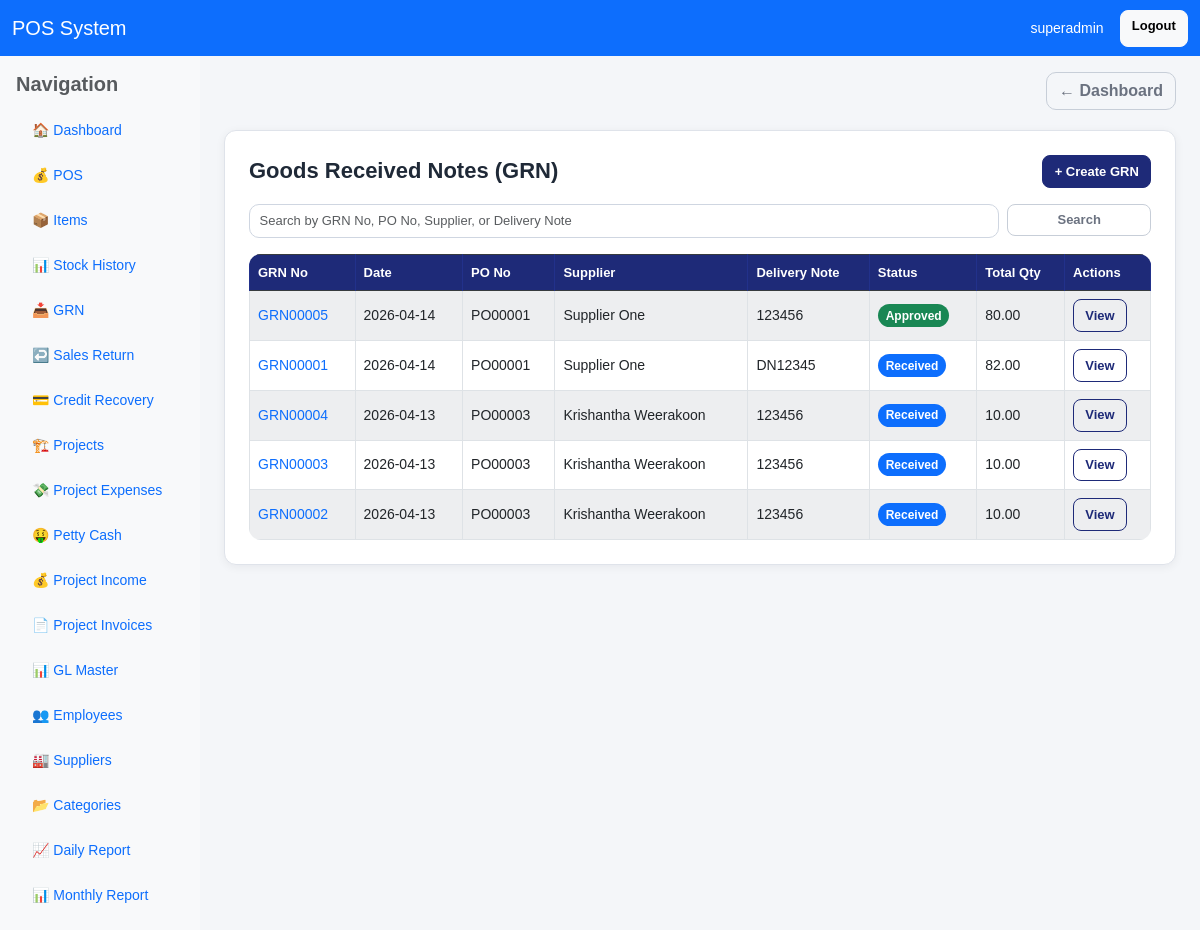
The page /grn/ (signed in) on the database as committed earlier.
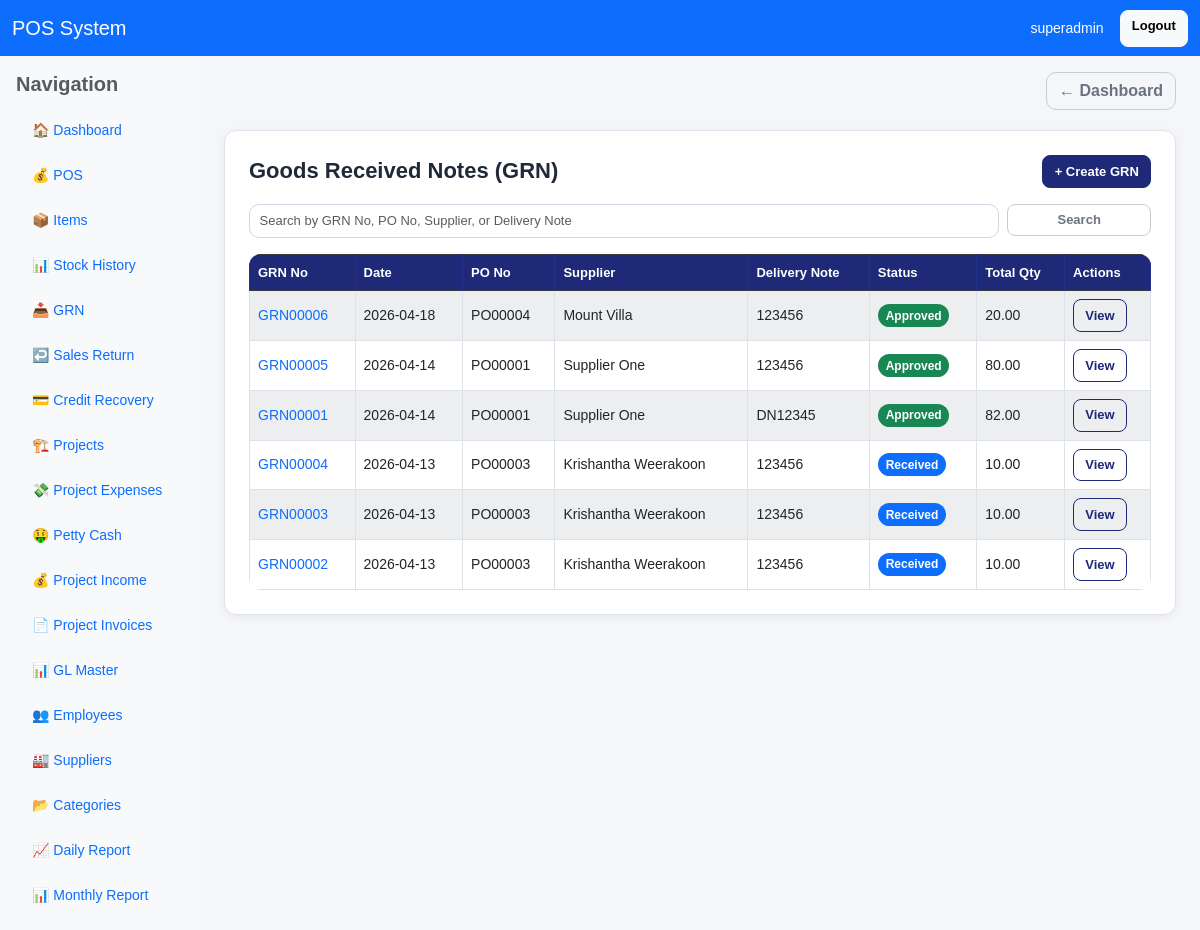
The same page on the database as committed later.
### pos/models.py (models this page shows, shortened)
class GRN(models.Model):
    STATUS_CHOICES = [
        ("draft", "Draft"),
        ("received", "Received"),
        ("inspected", "Inspected"),
        ("approved", "Approved"),
        ("rejected", "Rejected"),
    ]
    grn_no = models.CharField(max_length=30, unique=True, blank=True, null=True)
    grn_date = models.DateField(default=timezone.now)
    received_date = models.DateField(blank=True, null=True)
    purchase_order = models.ForeignKey(
        "PurchaseOrder",
        on_delete=models.PROTECT,
        related_name="grns"
    )
    supplier = models.ForeignKey(
        "Supplier",
        on_delete=models.PROTECT,
        related_name="grns"
    )
    delivery_note_no = models.CharField(max_length=50, blank=True, null=True)
    invoice_no = models.CharField(max_length=50, blank=True, null=True)
    vehicle_no = models.CharField(max_length=50, blank=True, null=True)
    received_by = models.CharField(max_length=150, blank=True, null=True)
    inspected_by = models.CharField(max_length=150, blank=True, null=True)
    approved_by = models.CharField(max_length=150, blank=True, null=True)
    quality_check_passed = models.BooleanField(default=False)
    quality_notes = models.TextField(blank=True, null=True)
    status = models.CharField(max_length=20, choices=STATUS_CHOICES, default="draft")
    notes = models.TextField(blank=True, null=True)
    created_by = models.ForeignKey(
        User,
        on_delete=models.SET_NULL,
        null=True,
        blank=True,
        related_name="created_grns"
    )
    created_at = models.DateTimeField(auto_now_add=True)
    updated_at = models.DateTimeField(auto_now=True)
    class Meta:
        ordering = ["-grn_date", "-id"]
        verbose_name = "GRN"
        verbose_name_plural = "GRNs"
    @property
    def total_quantity_received(self):
        return self.items.aggregate(total=Sum("quantity_received"))["total"] or Decimal("0")

class PurchaseOrder(models.Model):
    PAYMENT_METHOD_CHOICES = [
        ("cash", "Cash"),
        ("bank", "Bank Transfer"),
        ("cheque", "Cheque"),
    ]
    STATUS_CHOICES = [
        ("draft", "Draft"),
        ("approved", "Approved"),
        ("closed", "Closed"),
    ]
    po_no = models.CharField(max_length=30, unique=True, blank=True, null=True)
    po_date = models.DateField(default=timezone.now)
    delivery_date_required = models.DateField(blank=True, null=True)
    buyer_company_name = models.CharField(max_length=200, blank=True, null=True)
    buyer_address = models.TextField(blank=True, null=True)
    buyer_contact_person = models.CharField(max_length=150, blank=True, null=True)
    buyer_phone = models.CharField(max_length=50, blank=True, null=True)
    buyer_email = models.EmailField(blank=True, null=True)
    supplier = models.ForeignKey("Supplier", on_delete=models.PROTECT, related_name="purchase_orders")
    supplier_address = models.TextField(blank=True, null=True)
    supplier_contact_details = models.CharField(max_length=255, blank=True, null=True)
    project = models.ForeignKey("Project", on_delete=models.SET_NULL, null=True, blank=True, related_name="purchase_orders")
    payment_method = models.CharField(max_length=20, choices=PAYMENT_METHOD_CHOICES, default="bank")
    payment_period = models.CharField(max_length=100, blank=True, null=True)
    delivery_location = models.CharField(max_length=255, blank=True, null=True)
    delivery_method = models.CharField(max_length=100, blank=True, null=True)
    special_instructions = models.TextField(blank=True, null=True)
    terms_and_conditions = models.TextField(blank=True, null=True)
    warranty_details = models.TextField(blank=True, null=True)
    return_policy = models.TextField(blank=True, null=True)
    penalties_conditions = models.TextField(blank=True, null=True)
    authorized_person_name = models.CharField(max_length=150, blank=True, null=True)
    signature_text = models.CharField(max_length=150, blank=True, null=True)
    status = models.CharField(max_length=20, choices=STATUS_CHOICES, default="draft")
    note = models.TextField(blank=True, null=True)
    created_by = models.ForeignKey(
        User,
        on_delete=models.SET_NULL,
        null=True,
        blank=True,
        related_name="created_purchase_orders"
    )
    created_at = models.DateTimeField(auto_now_add=True)
    class Meta:
        ordering = ["-po_date", "-id"]

class Supplier(models.Model):
    name = models.CharField(max_length=150, unique=True)
    address = models.TextField(blank=True, null=True)
    phone_1 = models.CharField(max_length=30, blank=True, null=True)
    phone_2 = models.CharField(max_length=30, blank=True, null=True)
    phone_3 = models.CharField(max_length=30, blank=True, null=True)
    email = models.EmailField(blank=True, null=True)
    contact_person = models.CharField(max_length=150, blank=True, null=True)
    bank_name = models.CharField(max_length=150, blank=True, null=True)
    bank_branch = models.CharField(max_length=150, blank=True, null=True)
    account_name = models.CharField(max_length=150, blank=True, null=True)
    account_number = models.CharField(max_length=80, blank=True, null=True)
    is_active = models.BooleanField(default=True)
    created_at = models.DateTimeField(auto_now_add=True)
    class Meta:
        ordering = ["name"]

### pos/views.py (the view, shortened to what this page needs)
# urls.py: path("grn/", views.grn_list, name="grn_list"),
@user_passes_test(can_manage_items)
def grn_list(request):
    query = request.GET.get("q", "").strip()
    grns = GRN.objects.select_related(
        "purchase_order", "supplier", "created_by"
    ).order_by("-grn_date", "-id")
    return render(request, "pos/grn_list.html", {
        "grns": grns,
        "query": query,
    })

### pos/views.py (called while the page is built)
def is_owner(user):
    return user.is_superuser or user.groups.filter(name__iexact="Owner").exists()

def can_manage_items(user):
    return is_owner(user) or is_manager(user) or is_clerk(user)

### pos/templates/pos/grn_list.html (shortened to what this page needs)
{% extends "base.html" %}
{% load currency_filters %}
{% block content %}
<div class="card p-3 p-md-4">
    <div class="app-card-header">
        <h4 class="app-page-title">Goods Received Notes (GRN)</h4>
        <div>
            <a href="{% url 'create_grn' %}" class="btn btn-primary btn-sm">+ Create GRN</a>
        </div>
    </div>
    <form method="get" class="row g-2 mb-3">
        <div class="col-md-10">
            <input type="text" name="q" value="{{ query }}" class="form-control form-control-sm" placeholder="Search by GRN No, PO No, Supplier, or Delivery Note">
        </div>
        <div class="col-md-2">
            <button type="submit" class="btn btn-outline-secondary btn-sm w-100">Search</button>
        </div>
    </form>
    <div class="table-responsive">
        <table class="table table-bordered table-striped bg-white align-middle">
            <thead class="table-dark">
                <tr>
                    <th>GRN No</th>
                    <th>Date</th>
                    <th>PO No</th>
                    <th>Supplier</th>
                    <th>Delivery Note</th>
                    <th>Status</th>
                    <th>Total Qty</th>
                    <th>Actions</th>
                </tr>
            </thead>
            <tbody>
                {% for grn in grns %}
                <tr>
                    <td><a href="{% url 'grn_detail' grn.id %}" class="text-decoration-none">{{ grn.grn_no }}</a></td>
                    <td>{{ grn.grn_date|date:"Y-m-d" }}</td>
                    <td>{{ grn.purchase_order.po_no }}</td>
                    <td>{{ grn.supplier.name }}</td>
                    <td>{{ grn.delivery_note_no|default:"-" }}</td>
                    <td>
                        <span class="badge bg-{% if grn.status == 'approved' %}success{% elif grn.status == 'rejected' %}danger{% elif grn.status == 'received' %}primary{% else %}secondary{% endif %}">
                            {{ grn.get_status_display }}
                        </span>
                    </td>
                    <td>{{ grn.total_quantity_received|floatformat:2 }}</td>
                    <td>
                        <a href="{% url 'grn_detail' grn.id %}" class="btn btn-sm btn-outline-primary">View</a>
                    </td>
                </tr>
                {% empty %}
                <tr>
                    <td colspan="8" class="text-center">No GRNs found</td>
                </tr>
                {% endfor %}
            </tbody>
        </table>
    </div>
</div>
{% endblock %}

Rows that differ between the two databases and show on the page:
added GRN: grn_no "GRN00006", grn_date "2026-04-18", purchase_order.po_no "PO00004", supplier.name "Mount Villa", delivery_note_no "123456", status "Approved", total_quantity_received "20.00"
changed GRN "GRN00001": status "Received" → "Approved"
